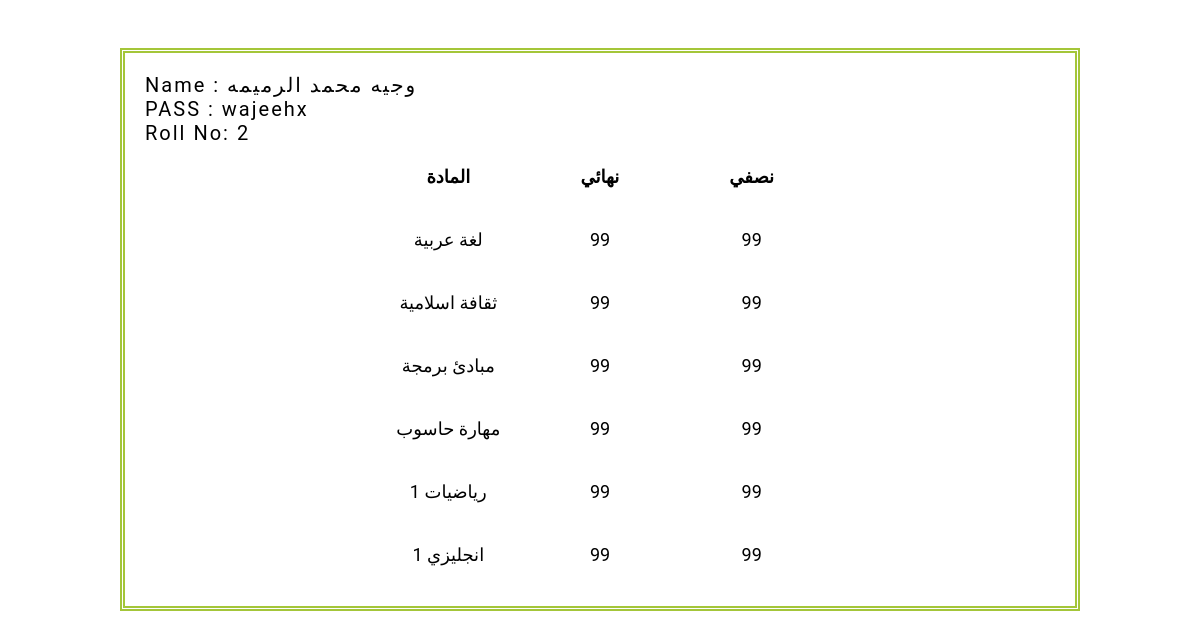
/grade.php (signed in), run on the app's committed database.
### tables this page shows
CREATE TABLE `student` (
  `std_id` int(11) NOT NULL,
  `f_name` varchar(15) NOT NULL,
  `m_name` varchar(15) NOT NULL,
  `l_name` varchar(20) NOT NULL,
  `spec_id` tinyint(4) NOT NULL,
  `pass` varchar(10) NOT NULL
);

CREATE TABLE `grade` (
  `g_id` bigint(20) NOT NULL,
  `m_mark` tinyint(4) NOT NULL,
  `f_mark` tinyint(4) NOT NULL,
  `sub_id` smallint(6) NOT NULL,
  `std_id` int(11) NOT NULL
);

CREATE TABLE `subject` (
  `sub_id` smallint(6) NOT NULL,
  `sub_name` varchar(40) NOT NULL,
  `term_id` tinyint(4) NOT NULL
);

### grade.php (the view, shortened to what this page needs)
<!DOCTYPE html>
<html lang="en">
<head>
    <link rel="stylesheet" href="css/student.css">
    <link rel="stylesheet" href="css/grade.css">
</head>
<body>
    <?php
     include "init.php";
            $logid=$_SESSION['logid'];
            $pass=$_SESSION['password'];
     $name_sql=mysqli_query($conn,"select `f_name`,`m_name`,`l_name` from `student` where `std_id`=". $_SESSION['logid']." and pass='$pass'");
            while($row = mysqli_fetch_assoc($name_sql))
            {
            $f_name = $row['f_name'];
            $m_name = $row['m_name'];
            $l_name = $row['l_name'];
            }
     $sql = "select su.sub_name,g.m_mark,g.f_mark from subject su,grade  g where g.std_id="
     . $_SESSION['logid']." and su.term_id=".$_SESSION['term']." and su.sub_id=g.sub_id ";
            $result=mysqli_query($conn,$sql);
            if(mysqli_num_rows($result)>0){
            echo "<div class=container>";
            echo "<div class=details>";
                echo  " <span>";echo "Name : "; echo"</span>"; echo "  $f_name $m_name $l_name "; echo '<br>';
                echo  " <span>";echo "PASS : "; echo"</span>"; echo   $pass ;  echo '<br>';
                echo  " <span>";echo "Roll No: "; echo"</span>"; echo"$logid"; echo '<br>';
            echo "</div>";
            echo "<div class=main>
                <div class=s1>
                    <p>المادة</p>
                </div>
                <div class=s1>
                    <p>نهائي</p>
                </div>
                <div class=s1>
                <p>نصفي</p>
                </div>
            </div>";
        while($row = mysqli_fetch_assoc($result)){
            echo "  <div class=main>
            <div class=s2>
            <p>".$row['sub_name']."</p>
            </div>
            <div class=s2>
            <p>".$row['f_mark']."</p>
            </div>
            <div class=s2>
            <p>".$row['m_mark']."</p>
            </div>
           </div>";
        }
            }
?>
</body>
</html>

### css/student.css (style rules this page uses)
body { margin: 0; font-family: 'Roboto', sans-serif; }
:root { --green:#a4c639; }
.container { margin: 4% 10%; padding: 20px 20px ; border: 5px var(--green) double ; }
.details { font-size: 20px; letter-spacing: 0.1em; line-height: 24px; }
.main { font-size: 18px; display: grid; grid-template-columns: 1fr 1fr 1fr; padding: 3px 25%; }
.main p { text-align: center; }
.main .s1 { font-weight: bold; }

### css/grade.css (style rules this page uses)
:root { --green:#a4c639; }

### data on the page
student: f_name "وجيه", m_name "محمد", l_name "الرميمه"
grade: sub.sub_name "لغة عربية", f_mark "99", m_mark "99"
grade: sub.sub_name "ثقافة اسلامية", f_mark "99", m_mark "99"
grade: sub.sub_name "مبادئ برمجة", f_mark "99", m_mark "99"
grade: sub.sub_name "مهارة حاسوب", f_mark "99", m_mark "99"
grade: sub.sub_name "رياضيات 1", f_mark "99", m_mark "99"
grade: sub.sub_name "انجليزي 1", f_mark "99", m_mark "99"

### other printed values
$pass "wajeehx"
$logid "2"
